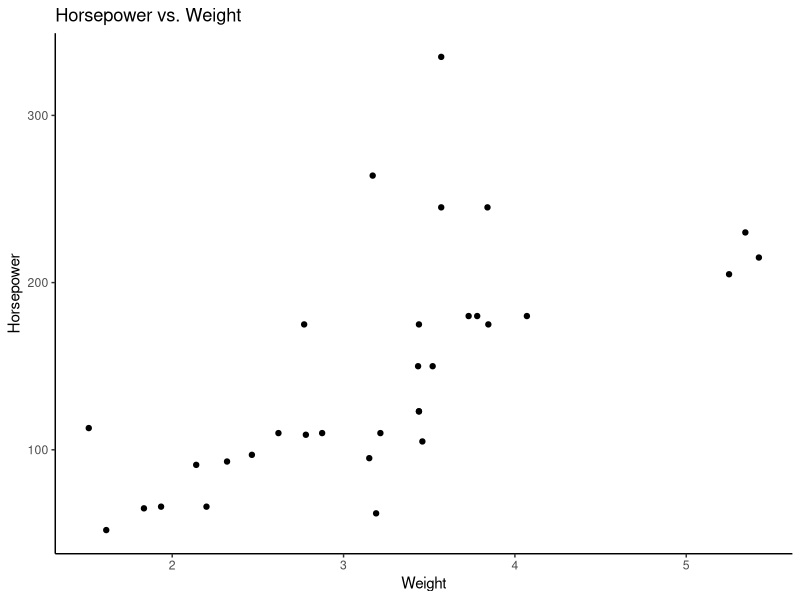

The R script that drew this image:
## ---- chunk 1
x <- c(-5, -3, -1, 1, 3, NA)
mean(x, na.rm = TRUE)
## ---- chunk 2
mean(abs(x), na.rm = TRUE)
## ---- chunk 3
mean(abs(x), na.rm = TRUE)
## ---- chunk 4
library(ggplot2)
ggplot(data = mtcars, mapping = aes(x = wt, y = hp)) +
    geom_point() +
    labs(title = "Horsepower vs. Weight", x = "Weight", 
         y = "Horsepower") +
    theme_classic()
